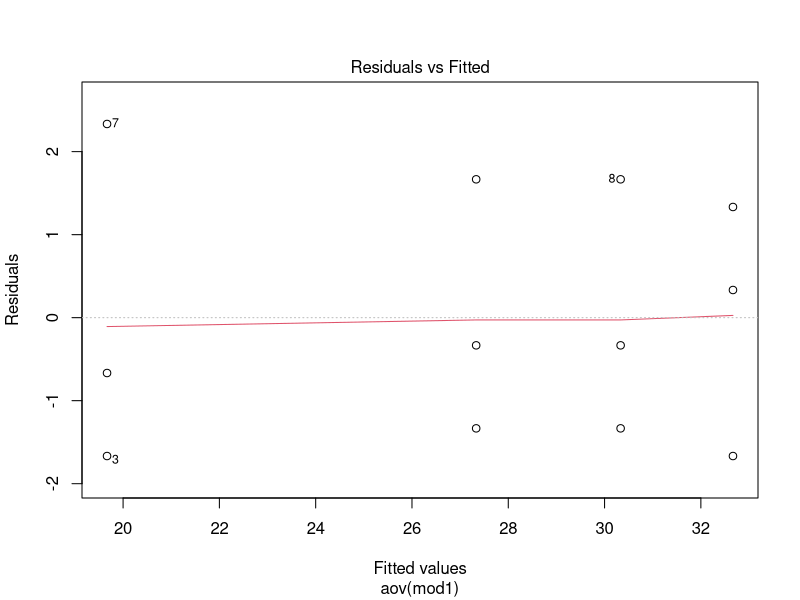
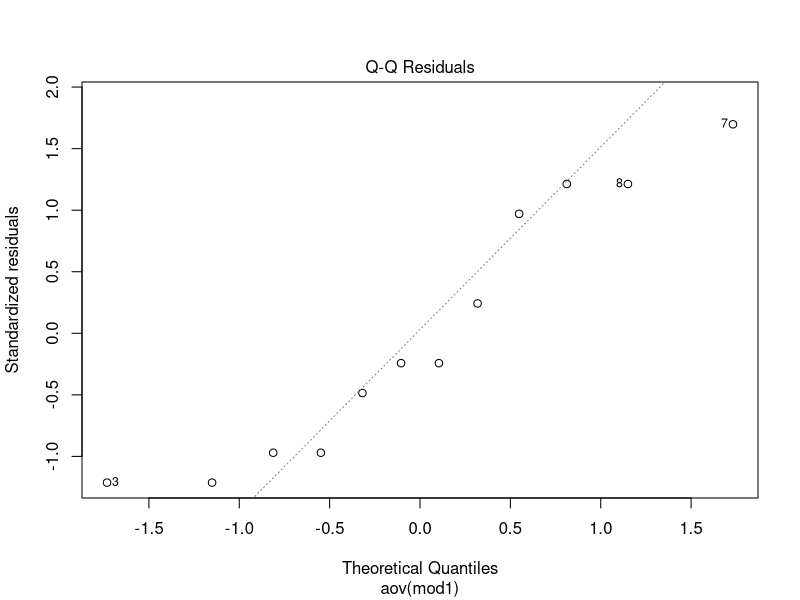
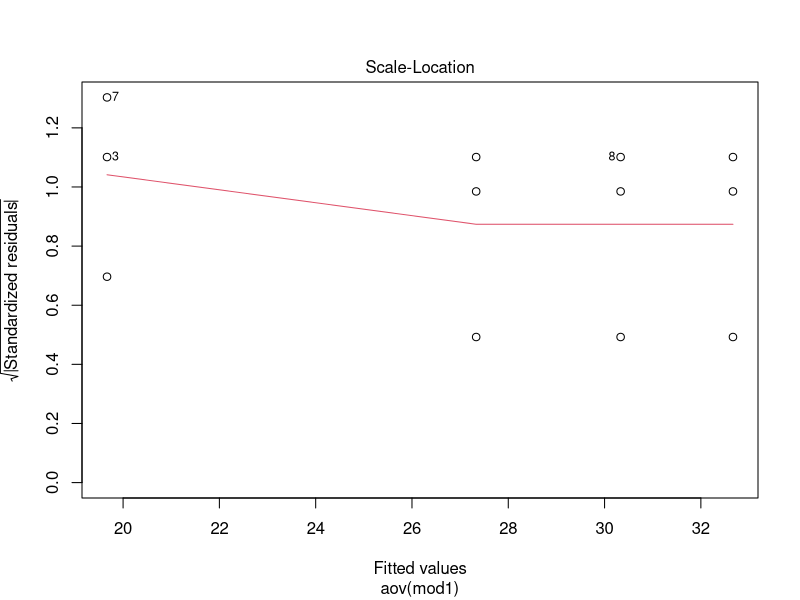
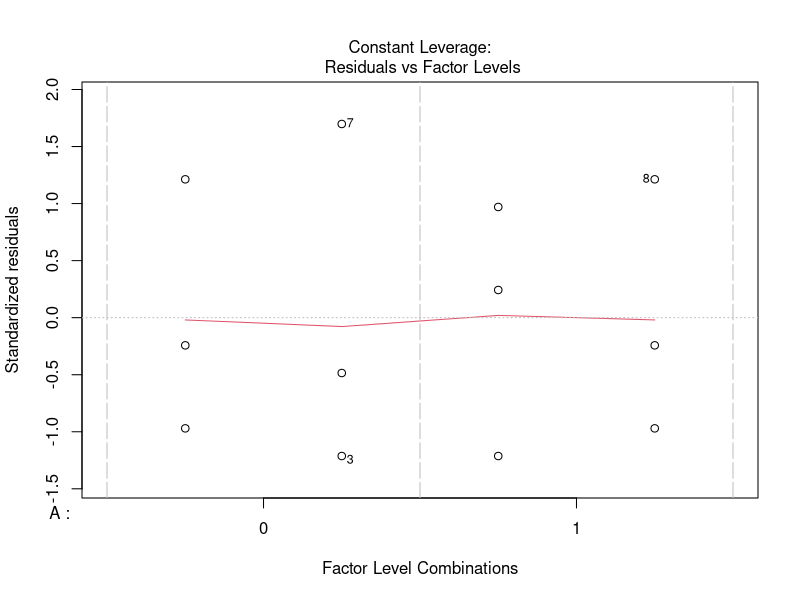
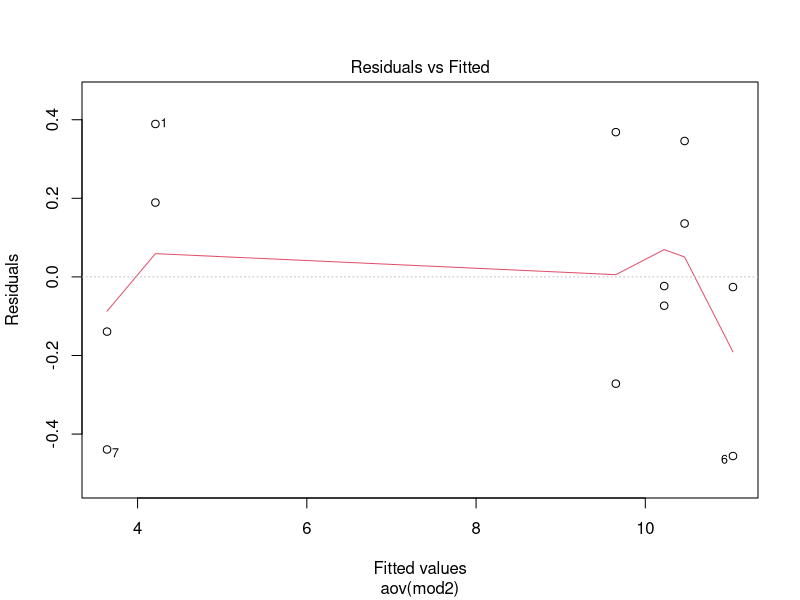
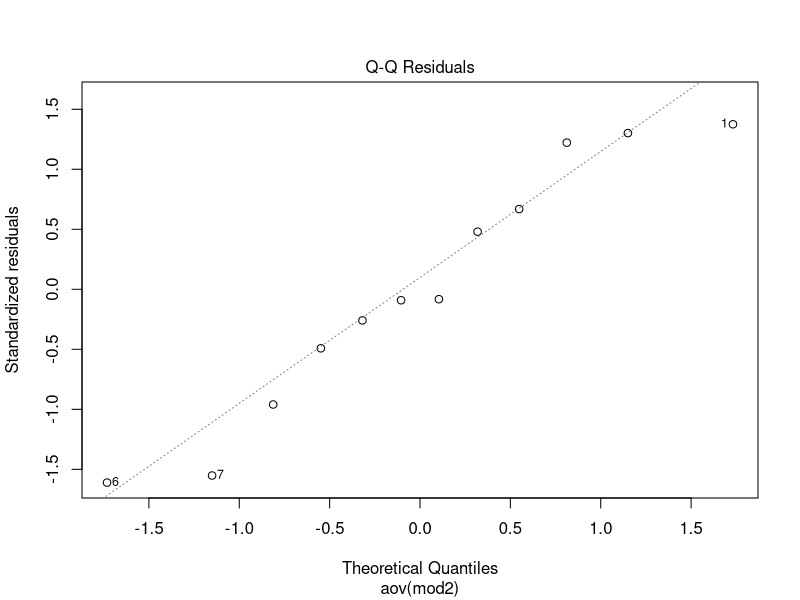
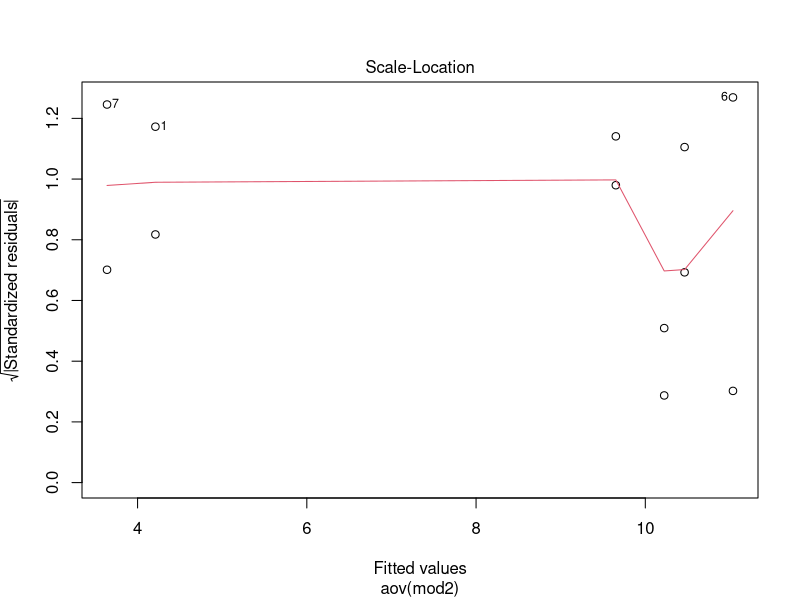
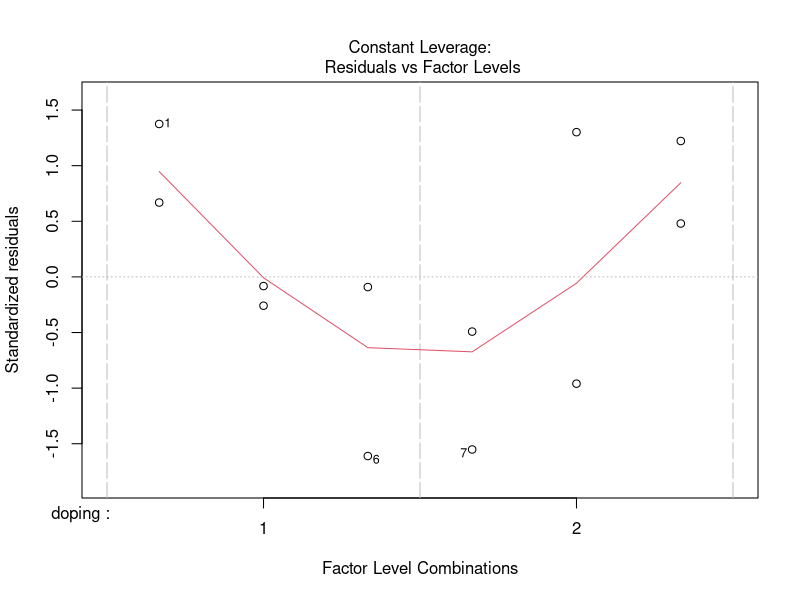

Source code (R) for these figures, in order:
## ---- chunk 1
resp<- c(27,31,18,30,29,33,22,32,26,34,19,29)
A <- as.factor(rep(c(0,1),6))
B <- as.factor(rep(c(0,0,1,1),3))
df1<- data.frame(A,B, resp)
df1
gmeans <- unlist(lapply(list(c(0,0),c(1,0),c(0,1),c(1,1)), function(x){
  sum(df1[which(df1[,1] == x[1] & df1[,2] == x[2]),3])
}))
names(gmeans) = c("(1)", "A", "B", "AB")
gmeans
## ---- chunk 2
mod1 <- lm(resp ~ A + B + A*B, data=df1)
anova(mod1)
## ---- chunk 3
p1aov <- aov(mod1)
plot(p1aov)
## ---- chunk 4
doping <- factor(c(rep(1,6), rep(2,6)))
temp <- factor(rep(c(rep(900,2),rep(950,2), rep(1000,2)),2))
resp <- c(4.6, 4.4,10.15 ,10.2, 11.01, 10.58,
          3.2, 3.5, 9.38, 10.02, 10.81, 10.6)
df2 <- data.frame(doping,temp, resp)
df2
## ---- chunk 5
mod2 <- lm(resp ~ doping + temp, data = df2)
anova(mod2)
## ---- chunk 6
aov2 <- aov(mod2)
plot(aov2)
